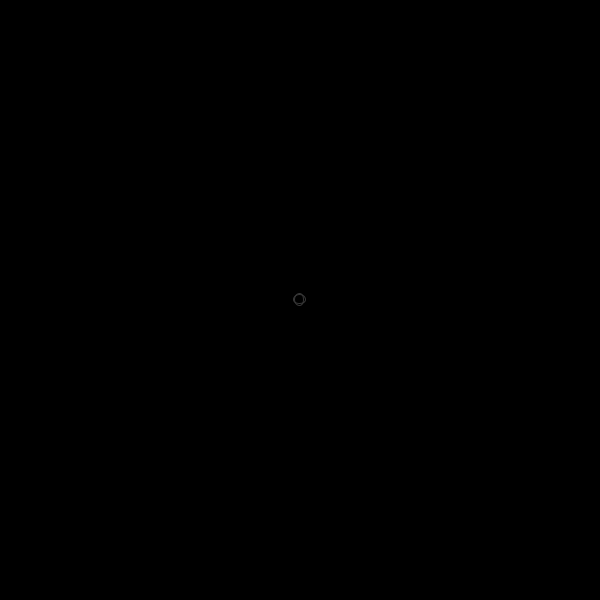
Frame 1 (no input)
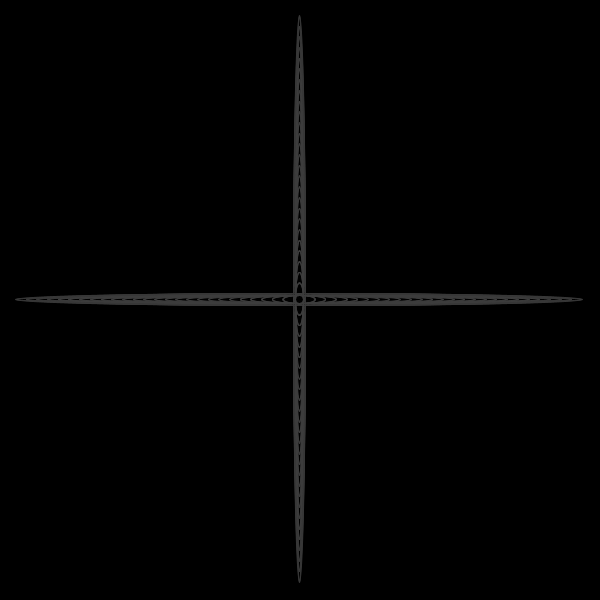
Frame 60 (the mouse pressed at the canvas centre just before this capture)
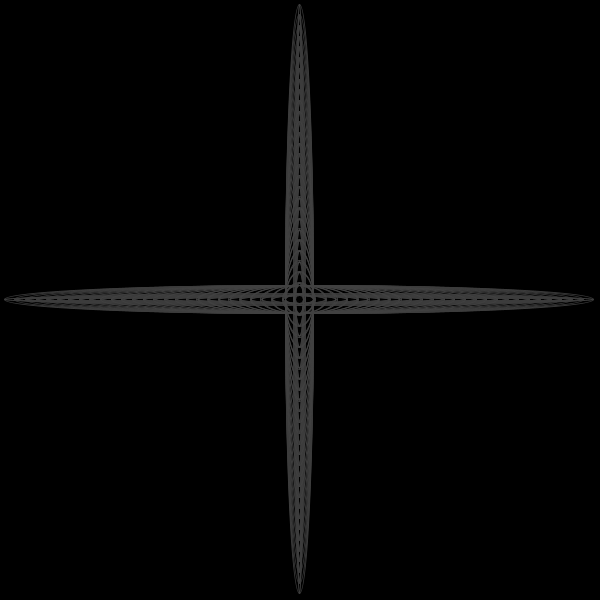
Frame 120 (the mouse held since frame 60 and released just before this capture)

The Processing sketch that drew these frames (run headless with seeded random() and noise(); from frame 60 on, the mouse is pressed at the canvas centre):

// Processing sketch: processing_10695
// ── processing_10695.pde

 
int unit = 590;
int num;
Module[] mods;

void setup() 
{
  size(600, 600);
  background(0);
  noStroke();
  colorMode(ARGB);
  
  num = width/unit * width/unit;
  mods = new Module[num];
  
  for (int i = 0; i < height/unit; i++) {
    for (int j = 0; j < height/unit; j++) {
      int index = (i * height/unit) + j;
      mods[index] = new Module(j*unit, i*unit, unit/2, unit/2, random(0.05*20, 0.8*20));  //KH
    }
  }
}

void draw() 
{
  for (int i = 0; i < num; i++) {
    mods[i].update();
    mods[i].draw();
  }
}

class Module {
  float mx, my;
  int size = unit;
  float x, y = 0;
  int xdir = 1;
  int ydir = 1;
  float speed; 
  
  // Contructor (required)
  Module(float imx, float imy, float ix, float iy, float ispeed) {
    mx = imy;
    my = imx;
    x = int(ix);
    y = int(iy);
    speed = ispeed;
  }
  
  // Custom method for updating the variables
  void update() {
    x = x + (speed * xdir);
    if (x >= size || x <= 0) {
      xdir *= -1;
      x = x + (10 * xdir);
      y = y + (10 * ydir);
    }
    if (y >= size || y <= 0) {
      ydir *= -1;
      y = y + (10 * ydir);
    }
  }
  
  // Custom method for drawing the object
  void draw() {
    stroke(second()*5);//KH
    smooth();
    ellipseMode(CORNERS); //KH
    noFill();//KH
    ellipse(width-my-y, height-mx-x, my+y-2, mx+x-2);//KH
    ellipse(width+mx-x, height+my-y, mx+x-2, my+y-2);//KH   
  }
}
